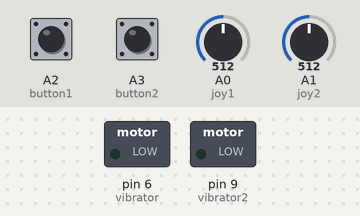
Simulated run of this sketch. Board: Arduino Uno, built with avr-gcc and run on an emulated ATmega328P. Shown: switched loads named in the sketch (green lamp = pin HIGH). Inputs (shaded band) come from the test bench; at power-on: A2 (button1) LOW, A3 (button2) LOW, A0 (joy1) = 512, A1 (joy2) = 512. No radio packets arrive unless stated.

Above: at 1.2 s.
1.3 s: A2 (button1) pulled HIGH for 0.15 s
At 1.38 s:
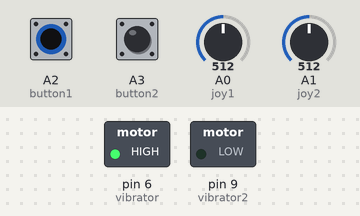
2.9 s: A3 (button2) pulled HIGH for 0.15 s
At 2.97 s:
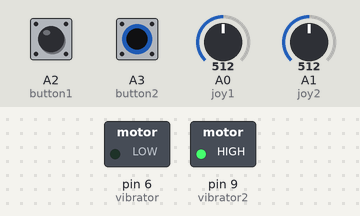
4.5 s: A3 (button2) pulled HIGH for 3.2 s
At 8.2 s:
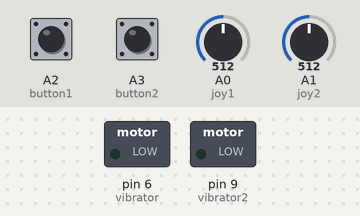
9.2 s: A2 (button1) pulled HIGH for 3.2 s
At 9.6 s:
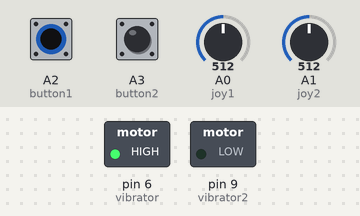
13.9 s: A2 (button1) driven HIGH and A3 (button2) driven HIGH
At 14.5 s:
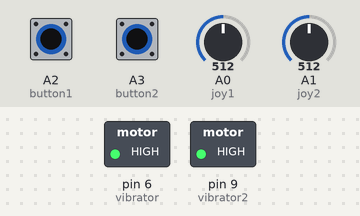
Timing chart, 0 to 16.4 s (numbered marks = the images above; inputs shaded):
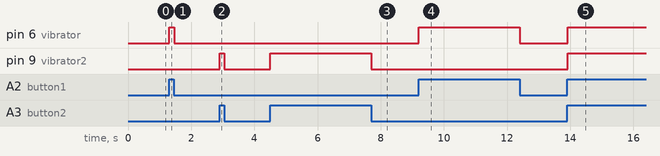

The sketch:

controller.ino
```cpp
/*
* Code for controller
* By: Aryton Hoi
*/
#include <Servo.h>
#include <SPI.h>
#include <RF24.h>
#include <nRF24L01.h>

//Setup NRF Wireless Communication Module
RF24 radio(7,8); // CE, CSN
//Setup radio address
//Change address to "00002" for second robot
const byte address[6] = "00001";

//Setup joystick pins
const int joy1 = A0;
const int joy2 = A1;
//Setup joystick position values
int joy1Pos;
int joy2Pos;

//Setup button pins
const int button1 = A2;
const int button2 = A3;
//Setup button values
int button1State;
int button2State;

//Setup vibrator pins
const int vibrator = 6;
const int vibrator2 = 9;
//Setup vibrator values
int vibstate;
int vib2state;

void setup()
{
  //Serial communication for debuging
  //Serial.begin(9600);

  //Start wireless communication
  radio.begin();
  radio.openWritingPipe(address);
  radio.setPALevel(RF24_PA_MIN);
  //Set NRF module as transmitter and don't receive data
  radio.stopListening();

  //Setup button pins
  pinMode(button1, INPUT);
  pinMode(button2, INPUT);
  //Setup vibrator pins
  pinMode(vibrator, OUTPUT);
  pinMode(vibrator2, OUTPUT);
}

void loop()
{
  //Read joystick positions
  joy1Pos = analogRead(joy1);
  joy2Pos = analogRead(joy2);

  //Read button states
  button1State = digitalRead(button1);
  button2State = digitalRead(button2);

  //Vibration motor code
  if(button1State == 1){
    digitalWrite(vibrator, HIGH);
  }else{
    digitalWrite(vibrator, LOW);
  }
  button2State = digitalRead(button2);
  if(button2State == 1){
    digitalWrite(vibrator2, HIGH);
  }else{
    digitalWrite(vibrator2, LOW);
  }

  //Format and transmit input data through NRF wireless module
  //Transmit joystick and button readings
  int transmit[4] = {joy1Pos, joy2Pos, button1State, button2State};
  radio.write(&transmit, sizeof(transmit));

  //Print transmission values for debugging
  /*
  Serial.print(transmit[0]);
  Serial.print(", ");
  Serial.print(transmit[1]);
  Serial.print(", ");
  Serial.print(transmit[2]);
  Serial.print(", ");
  Serial.println(transmit[3]);
  */

  delay(15);
}
```

Measured:
- after the input at 1.3 s, pin 6 (vibrator): LOW → HIGH at once, → LOW 0.15 s later
- after the input at 2.9 s, pin 9 (vibrator2): LOW → HIGH at once, → LOW 0.15 s later
- after the input at 4.5 s, pin 9 (vibrator2): LOW → HIGH at once, → LOW 3.2 s later
- after the input at 9.2 s, pin 6 (vibrator): LOW → HIGH at once, → LOW 3.2 s later
- after the input at 13.9 s, pin 6 (vibrator), pin 9 (vibrator2): LOW → HIGH at once
